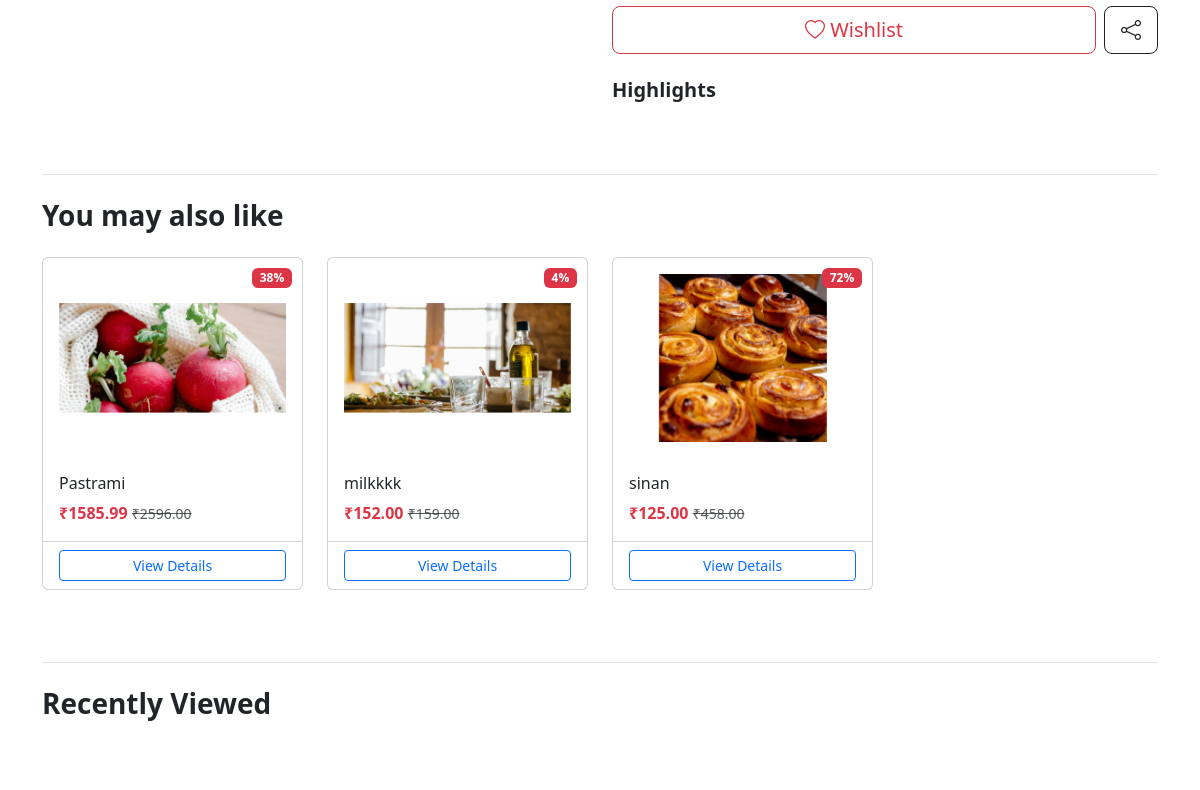
Page /product/mk/ (middle part) on the earlier database version.
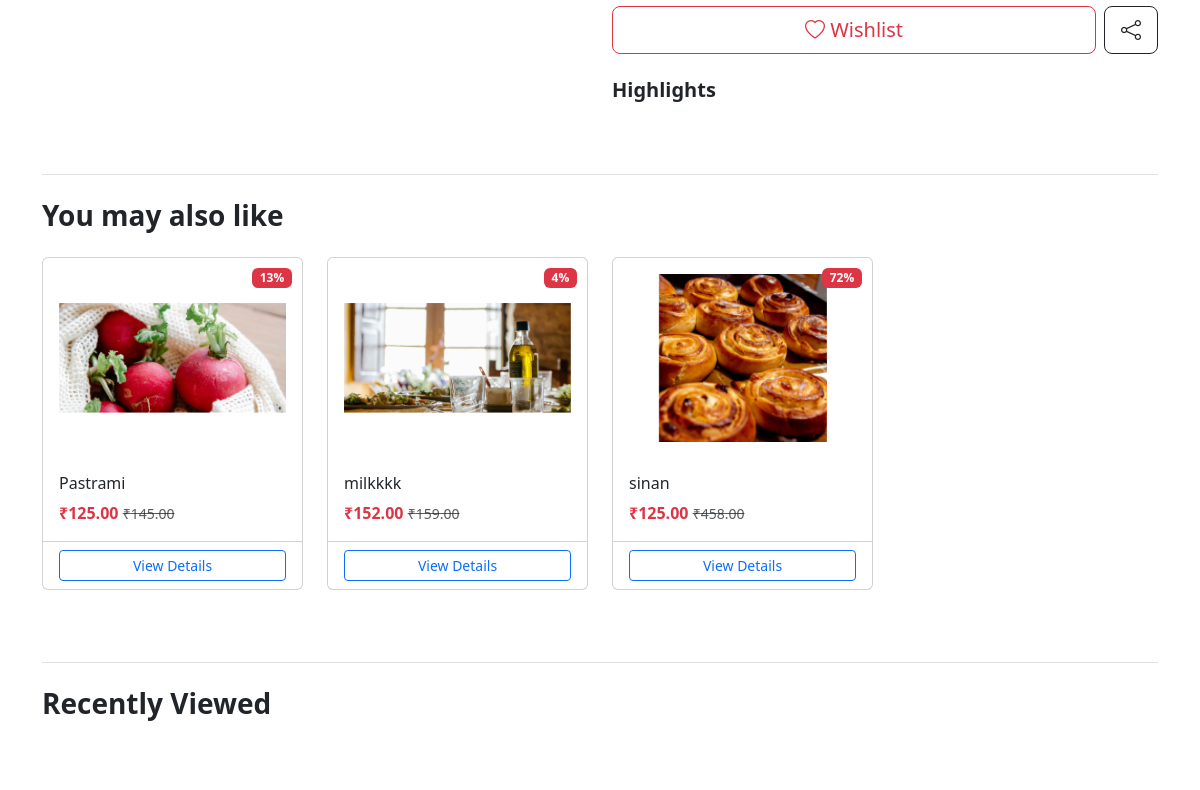
Same page on the later database version.
### shop/models.py (models this page shows, shortened)
class ProductVariant(models.Model):
    product = models.ForeignKey(Product, on_delete=models.CASCADE, related_name='variants')
    values = models.ManyToManyField(VariantValue)
    price = models.DecimalField(max_digits=10, decimal_places=2)
    discount_price = models.DecimalField(max_digits=10, decimal_places=2, null=True, blank=True)
    stock = models.IntegerField()
    sku = models.CharField(max_length=50, unique=True, blank=True)
    image = models.ImageField(upload_to='variants/', null=True, blank=True)
    sold_count = models.IntegerField(default=0)
    @property
    def get_discount_percentage(self):
        if self.discount_price:
            return int(100 - (self.discount_price / self.price * 100))
        return 0

class Product(models.Model):
    category = models.ForeignKey(Category, on_delete=models.CASCADE, related_name='products')
    name = models.CharField(max_length=255)
    slug = models.SlugField(unique=True ,blank=True)
    description = models.TextField()
    price = models.DecimalField(max_digits=10, decimal_places=2)
    discount_price = models.DecimalField(max_digits=10, decimal_places=2, null=True, blank=True)
    image = models.ImageField(upload_to='products/')
    is_featured = models.BooleanField(default=False)
    sold_count = models.PositiveIntegerField(default=0)
    created_at = models.DateTimeField(auto_now_add=True)
    views = models.PositiveIntegerField(default=1)
    available = models.BooleanField(default=True)
    stock = models.PositiveIntegerField(default=0)
    def save(self, *args, **kwargs):
        super().save(*args, **kwargs)
    @property
    def has_variants(self):
        return self.variants.exists()
    @property
    def get_discount_percentage(self):
        if self.discount_price:
            return int(100 - (self.discount_price / self.price * 100))
        return 0

### shop/views.py (the view)
# urls.py: path('product/<slug:slug>/', views.product_detail, name='product_detail'),
def product_detail(request, slug):
    product = get_object_or_404(
        Product.objects.prefetch_related(
            Prefetch(
                'variants',
                queryset=ProductVariant.objects.order_by('-stock').prefetch_related('values__option')
            ),
            'images',        # Prefetch all additional product images
            'reviews__user'  # Prefetch all reviews and the user who wrote them
        ),
        slug=slug,
        available=True
    )
    all_product_variants = list(product.variants.all())
    default_variant = all_product_variants[0] if all_product_variants else None
    product.views = F('views') + 1
    product.save(update_fields=['views'])
    product.refresh_from_db(fields=['views']) # Gets the updated value from the DB
    cart_product_form = CartAddProductForm()
    default_variant_prefetch = Prefetch(
        'variants',
        queryset=ProductVariant.objects.order_by('-stock'),
        to_attr='default_variant_list'
    )
    similar_products = Product.objects.filter(
        category=product.category
    ).exclude(id=product.id).prefetch_related(default_variant_prefetch)[:4]
    similar_variants = []
    for sp in similar_products:
        if sp.default_variant_list:
            similar_variants.append(sp.default_variant_list[0])
    reviews = sorted(product.reviews.all(), key=lambda r: r.created_at, reverse=True)
    average_rating = sum(r.rating for r in reviews) / len(reviews) if reviews else 0
    recently_viewed_variant_ids = request.session.get('recently_viewed_variants', [])
    if default_variant and default_variant.id in recently_viewed_variant_ids:
        recently_viewed_variant_ids.remove(default_variant.id)
    if default_variant:
        recently_viewed_variant_ids.insert(0, default_variant.id)
    request.session['recently_viewed_variants'] = recently_viewed_variant_ids[:5]
    recently_viewed_queryset = ProductVariant.objects.select_related('product').filter(
        id__in=recently_viewed_variant_ids
    )
    if default_variant:
        recently_viewed_queryset = recently_viewed_queryset.exclude(id=default_variant.id)
    recently_viewed = sorted(
        recently_viewed_queryset,
        key=lambda x: recently_viewed_variant_ids.index(x.id)
    )
    review_form = ReviewForm()
    if request.method == 'POST' and request.user.is_authenticated:
        pass
    option_map = {}
    for variant in all_product_variants:
        for value in variant.values.all():
            option_name = value.option.name
            if option_name not in option_map:
                option_map[option_name] = set()
            option_map[option_name].add(value.value)
    for key in option_map:
        option_map[key] = sorted(list(option_map[key]))
    variant_data = [{
        'values': [v.value.lower() for v in variant.values.all()],
        'stock': variant.stock
    } for variant in all_product_variants]
    context = {
        'product': product,
        'default_variant': default_variant,
        'reviews': reviews,
        'average_rating': average_rating,
        'similar_variants': similar_variants,
        'variant_options': option_map,
        'variant_data_json': json.dumps(variant_data),
        'cart_product_form': cart_product_form,
        'review_form': review_form,
        'recently_viewed_variants': recently_viewed,
    }
    return render(request, 'shop/product_detail.html', context)

### shop/context_processors.py (called while the page is built)
def wishlist_context(request):
    wishlist_count = 0
    if request.user.is_authenticated:
        wishlist_count = Wishlist.objects.filter(user=request.user).count()
    return {'wishlist_items_count': wishlist_count}

### shop/templates/shop/product_detail.html (shortened to what this page needs)
{% extends 'shop/base.html' %}
{% load static %}
{% block content %}
<div class="container py-5">
    <div class="row">
        <div class="col-md-6">
        </div>
        <div class="col-md-6">
            <div class="action-buttons mb-4">
                <div class="d-flex gap-2 mt-2">
                    <form action="{% url 'accounts:add_to_wishlist' product.id %}" method="post" class="flex-grow-1 wishlist-form">
                        <button type="submit" class="btn btn-outline-danger btn-lg w-100">
                            <i class="bi bi-heart"></i> Wishlist
                        </button>
                    </form>
                    <button class="btn btn-outline-dark btn-lg" onclick="toggleShareIcons()">
                        <i class="bi bi-share"></i>
                    </button>
                </div>
            </div>
            <div class="highlights mb-4">
                <h5 class="fw-bold">Highlights</h5>
            </div>
        </div>
    </div>
    <div class="similar-products mt-5 pt-4 border-top">
        <h3 class="mb-4 fw-bold">You may also like</h3>
        <div class="row">
            {% for variant in similar_variants %}
                <div class="col-6 col-md-3 mb-4">
                    <div class="card h-100 product-card">
                        {% if variant.discount_price %}
                            <span class="badge bg-danger position-absolute" style="top: 10px; right: 10px;">
                                {{ variant.get_discount_percentage }}%
                            </span>
                        {% endif %}
                        <img src="{% if variant.image %}{{ variant.image.url }}{% else %}{{ variant.product.image.url }}{% endif %}"
                        class="card-img-top p-3"
                        alt="{{ variant.product.name }}"
                        style="height: 200px; object-fit: contain;">
                        <div class="card-body">
                            <h6 class="card-title">{{ variant.product.name|truncatechars:40 }}</h6>
                            <div class="price">
                                {% if variant.discount_price %}
                                    <span class="text-danger fw-bold">₹{{ variant.discount_price }}</span>
                                    <small class="text-decoration-line-through text-muted">₹{{ variant.price }}</small>
                                {% else %}
                                    <span class="fw-bold">₹{{ variant.price }}</span>
                                {% endif %}
                            </div>
                        </div>
                        <div class="card-footer bg-transparent">
                            {% if variant.stock > 0 %}
                                <a href="{% url 'shop:product_detail' variant.product.slug %}" class="btn btn-outline-primary btn-sm w-100">View Details</a>
                            {% else %}
                                <button class="btn btn-outline-secondary btn-sm w-100" disabled>Out of Stock</button>
                            {% endif %}
                        </div>
                    </div>
                </div>
            {% endfor %}
        </div>
    </div>
    <div class="recently-viewed mt-5 pt-4 border-top">
        <h3 class="mb-4 fw-bold">Recently Viewed</h3>
    </div>
</div>
{% endblock %}

Differences in the rows shown:
no longer on this page (row unchanged): ProductVariant: get_discount_percentage "38", product.image (picture), product.name "Pastrami", discount_price "1585.99", price "2596.00", stock "View Details"
added ProductVariant: get_discount_percentage "13", product.image (picture), product.name "Pastrami", discount_price "125.00", price "145.00", stock "View Details"
